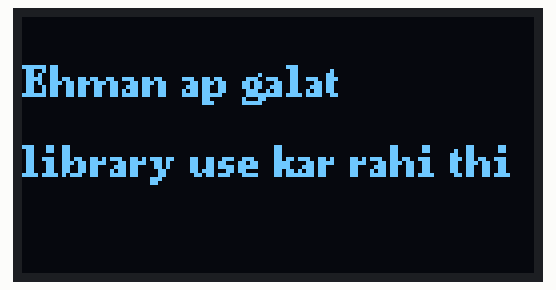
Bench run of a sketch on a simulated Arduino Uno, built with avr-gcc and run on an emulated ATmega328P. On the bench: 128×64 one-colour display.

Above: at 0.1 s.

The sketch:

oled.ino
```cpp
#include <U8g2lib.h>
#include <Wire.h>

// Initialize the display (check I2C address)
// U8G2_SSD1306_128X64_NONAME_F_HW_I2C u8g2(U8G2_R0, /* reset=*/ U8X8_PIN_NONE);
U8G2_SH1106_128X64_NONAME_F_HW_I2C u8g2(U8G2_R0, /* reset=*/ U8X8_PIN_NONE);

void setup() {
  u8g2.begin();
  u8g2.clearBuffer();
  u8g2.setFont(u8g2_font_ncenB08_tr); // Choose a font
  u8g2.drawStr(0, 20, "Ehman ap galat");         // Line 1
  u8g2.drawStr(0, 40, "library use kar rahi thi"); // Line 2
  u8g2.sendBuffer(); // Send to display
}

void loop() {
  // Nothing in loop
}
```
